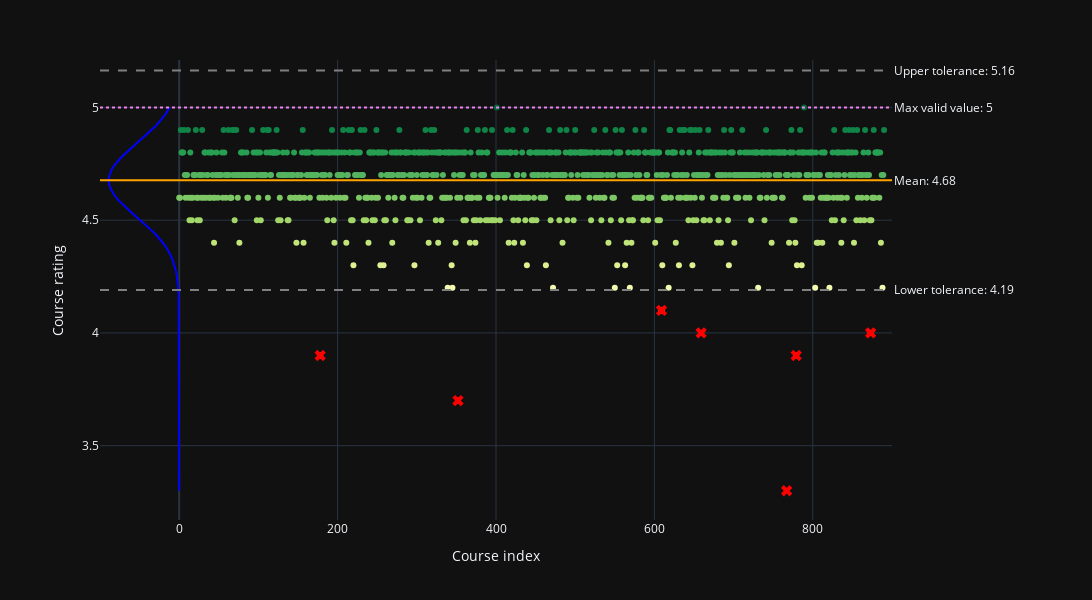
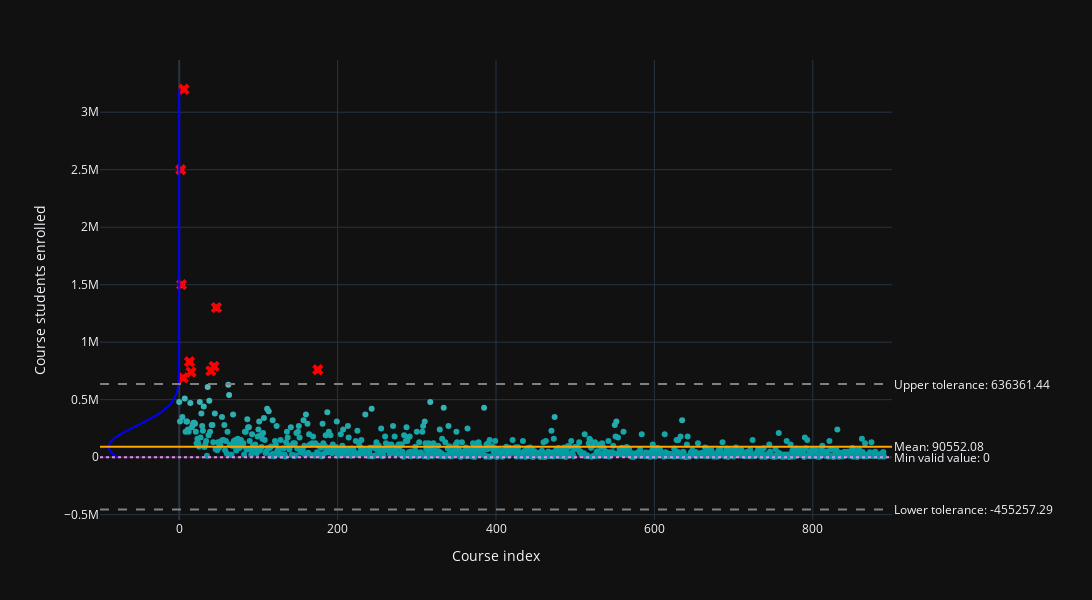

Notebook cell for these charts, in order:
### Markdown cell above
Creating scatter plots for visualization of the values, the outliers and the tolerance zone for each feature that has outliers.

### Code cell
columns_to_keep = ~lim.all()

to_plot = data[num_cols].loc[:, columns_to_keep]
        
for feature in to_plot:
    fig = scatter_plotly(dataframe=to_plot, x= to_plot.index, y = feature, outlier=outlier_df, feature=feature)
    #manual modifications based on the features' nature
    if feature == 'course_rating':
        fig.add_hline(y=5.0, line_color ='violet', line_width =2, line_dash= 'dot', annotation_text = 'Max valid value: 5', annotation_position = 'right')
        fig.show()
    elif feature == 'course_students_enrolled':
        fig.update_layout(coloraxis_colorscale = 'Tropic')
        fig.add_hline(y=0.0, line_color ='violet', line_width =2, line_dash= 'dot', annotation_text = 'Min valid value: 0', annotation_position = 'right')    
        fig.show()

### Figure 1 — Plotly figure (JSON) as saved in the notebook; plotly's stock layout.template omitted (floating-point values rounded to 4 significant figures; data arrays with more than 128 entries replaced by an {"elided": "..."} marker saying what was removed)
{"data": [{"hovertemplate": "index=%{x}<br>course_rating=%{marker.color}<extra></extra>", "legendgroup": "", "marker": {"color": {"elided": "891 float values"}, "coloraxis": "coloraxis", "symbol": "circle"}, "mode": "markers", "name": "", "orientation": "v", "showlegend": false, "type": "scatter", "x": {"elided": "891 int values"}, "xaxis": "x", "y": {"elided": "891 float values"}, "yaxis": "y"}, {"hoverinfo": "skip", "marker": {"color": "red", "size": 10, "symbol": "x"}, "mode": "markers", "name": "Outlier", "type": "scatter", "x": [178, 352, 609, 659, 767, 779, 873], "y": [3.9, 3.7, 4.1, 4, 3.3, 3.9, 4]}, {"hoverinfo": "skip", "line": {"color": "blue"}, "mode": "lines", "name": "Normal Distribution", "showlegend": false, "type": "scatter", "x": [-1.98e-14, -4.836e-14, -1.168e-13, -2.79e-13, -6.59e-13, -1.539e-12, -3.555e-12, -8.119e-12, -1.834e-11, -4.095e-11, -9.043e-11, -1.975e-10, -4.264e-10, -9.106e-10, -1.923e-09, -4.015e-09, -8.29e-09, -1.693e-08, -3.418e-08, -6.824e-08, -1.347e-07, -2.63e-07, -5.078e-07, -9.693e-07, -1.83e-06, -3.416e-06, -6.306e-06, -1.151e-05, -2.078e-05, -3.708e-05, -6.545e-05, -0.0001142, -0.0001972, -0.0003365, -0.0005679, -0.0009478, -0.001564, -0.002552, -0.004119, -0.006573, -0.01037, -0.01618, -0.02497, -0.0381, -0.05748, -0.08577, -0.1265, -0.1846, -0.2663, -0.3799, -0.536, -0.7477, -1.031, -1.407, -1.898, -2.531, -3.338, -4.354, -5.616, -7.162, -9.033, -11.26, -13.89, -16.94, -20.43, -24.36, -28.73, -33.49, -38.62, -44.04, -49.65, -55.35, -61.03, -66.53, -71.73, -76.47, -80.61, -84.03, -86.62, -88.3, -89, -88.71, -87.44, -85.22, -82.14, -78.28, -73.77, -68.75, -63.36, -57.74, -52.03, -46.36, -40.86, -35.6, -30.67, -26.14, -22.02, -18.35, -15.12, -12.31], "y": [3.3, 3.317, 3.334, 3.352, 3.369, 3.386, 3.403, 3.42, 3.437, 3.455, 3.472, 3.489, 3.506, 3.523, 3.54, 3.558, 3.575, 3.592, 3.609, 3.626, 3.643, 3.661, 3.678, 3.695, 3.712, 3.729, 3.746, 3.764, 3.781, 3.798, 3.815, 3.832, 3.849, 3.867, 3.884, 3.901, 3.918, 3.935, 3.953, 3.97, 3.987, 4.004, 4.021, 4.038, 4.056, 4.073, 4.09, 4.107, 4.124, 4.141, 4.159, 4.176, 4.193, 4.21, 4.227, 4.244, 4.262, 4.279, 4.296, 4.313, 4.33, 4.347, 4.365, 4.382, 4.399, 4.416, 4.433, 4.451, 4.468, 4.485, 4.502, 4.519, 4.536, 4.554, 4.571, 4.588, 4.605, 4.622, 4.639, 4.657, 4.674, 4.691, 4.708, 4.725, 4.742, 4.76, 4.777, 4.794, 4.811, 4.828, 4.845, 4.863, 4.88, 4.897, 4.914, 4.931, 4.948, 4.966, 4.983, 5]}], "layout": {"annotations": [{"showarrow": false, "text": "Mean: 4.68", "x": 1, "xanchor": "left", "xref": "x domain", "y": 4.677, "yanchor": "middle", "yref": "y"}, {"showarrow": false, "text": "Lower tolerance: 4.19", "x": 1, "xanchor": "left", "xref": "x domain", "y": 4.191, "yanchor": "middle", "yref": "y"}, {"showarrow": false, "text": "Upper tolerance: 5.16", "x": 1, "xanchor": "left", "xref": "x domain", "y": 5.164, "yanchor": "middle", "yref": "y"}, {"showarrow": false, "text": "Max valid value: 5", "x": 1, "xanchor": "left", "xref": "x domain", "y": 5, "yanchor": "middle", "yref": "y"}], "coloraxis": {"colorbar": {"title": {"text": "course_rating"}}, "colorscale": [[0, "rgb(165,0,38)"], [0.1, "rgb(215,48,39)"], [0.2, "rgb(244,109,67)"], [0.3, "rgb(253,174,97)"], [0.4, "rgb(254,224,139)"], [0.5, "rgb(255,255,191)"], [0.6, "rgb(217,239,139)"], [0.7, "rgb(166,217,106)"], [0.8, "rgb(102,189,99)"], [0.9, "rgb(26,152,80)"], [1, "rgb(0,104,55)"]], "showscale": false}, "height": 600, "legend": {"tracegroupgap": 0}, "margin": {"l": 100, "r": 200, "t": 60}, "shapes": [{"line": {"color": "orange"}, "type": "line", "x0": 0, "x1": 1, "xref": "x domain", "y0": 4.677, "y1": 4.677, "yref": "y"}, {"line": {"color": "grey", "dash": "dash"}, "type": "line", "x0": 0, "x1": 1, "xref": "x domain", "y0": 4.191, "y1": 4.191, "yref": "y"}, {"line": {"color": "grey", "dash": "dash"}, "type": "line", "x0": 0, "x1": 1, "xref": "x domain", "y0": 5.164, "y1": 5.164, "yref": "y"}, {"line": {"color": "violet", "dash": "dot", "width": 2}, "type": "line", "x0": 0, "x1": 1, "xref": "x domain", "y0": 5, "y1": 5, "yref": "y"}], "showlegend": false, "width": 1200, "xaxis": {"anchor": "y", "domain": [0, 1], "range": [-100, 900], "title": {"text": "Course index"}}, "yaxis": {"anchor": "x", "domain": [0, 1], "ticklabelposition": "outside left", "title": {"text": "Course rating"}}}}

### Figure 2 — Plotly figure (JSON) as saved in the notebook; plotly's stock layout.template omitted (floating-point values rounded to 4 significant figures; data arrays with more than 128 entries replaced by an {"elided": "..."} marker saying what was removed)
{"data": [{"hovertemplate": "index=%{x}<br>course_students_enrolled=%{marker.color}<extra></extra>", "legendgroup": "", "marker": {"color": {"elided": "891 int values"}, "coloraxis": "coloraxis", "symbol": "circle"}, "mode": "markers", "name": "", "orientation": "v", "showlegend": false, "type": "scatter", "x": {"elided": "891 int values"}, "xaxis": "x", "y": {"elided": "891 int values"}, "yaxis": "y"}, {"hoverinfo": "skip", "marker": {"color": "red", "size": 10, "symbol": "x"}, "mode": "markers", "name": "Outlier", "type": "scatter", "x": [2, 3, 5, 6, 13, 15, 40, 44, 47, 175], "y": [2500000, 1500000, 690000, 3200000, 830000, 740000, 750000, 790000, 1300000, 760000]}, {"hoverinfo": "skip", "line": {"color": "blue"}, "mode": "lines", "name": "Normal Distribution", "showlegend": false, "type": "scatter", "x": [-79.03, -84.85, -88.28, -89, -86.94, -82.29, -75.47, -67.06, -57.75, -48.18, -38.95, -30.51, -23.16, -17.03, -12.14, -8.381, -5.607, -3.635, -2.284, -1.39, -0.8198, -0.4685, -0.2594, -0.1392, -0.07237, -0.03645, -0.01779, -0.008416, -0.003857, -0.001713, -0.0007369, -0.0003072, -0.0001241, -4.858e-05, -1.843e-05, -6.771e-06, -2.411e-06, -8.32e-07, -2.782e-07, -9.011e-08, -2.829e-08, -8.604e-09, -2.536e-09, -7.241e-10, -2.004e-10, -5.372e-11, -1.395e-11, -3.513e-12, -8.568e-13, -2.025e-13, -4.637e-14, -1.029e-14, -2.212e-15, -4.609e-16, -9.304e-17, -1.82e-17, -3.449e-18, -6.334e-19, -1.127e-19, -1.943e-20, -3.246e-21, -5.255e-22, -8.243e-23, -1.253e-23, -1.845e-24, -2.633e-25, -3.64e-26, -4.877e-27, -6.331e-28, -7.963e-29, -9.706e-30, -1.146e-30, -1.312e-31, -1.454e-32, -1.562e-33, -1.627e-34, -1.641e-35, -1.604e-36, -1.519e-37, -1.394e-38, -1.239e-39, -1.068e-40, -8.913e-42, -7.21e-43, -5.651e-44, -4.292e-45, -3.158e-46, -2.252e-47, -1.556e-48, -1.042e-49, -6.757e-51, -4.247e-52, -2.586e-53, -1.526e-54, -8.728e-56, -4.836e-57, -2.596e-58, -1.35e-59, -6.807e-61, -3.325e-62], "y": [1500, 33810.0, 66120.0, 98420.0, 130700.0, 163000.0, 195300.0, 227700.0, 260000.0, 292300.0, 324600.0, 356900.0, 389200.0, 421500.0, 453800.0, 486100.0, 518400.0, 550700.0, 583000.0, 615400.0, 647700.0, 680000.0, 712300.0, 744600.0, 776900.0, 809200.0, 841500.0, 873800.0, 906100.0, 938400.0, 970700.0, 1003000.0, 1035000.0, 1068000.0, 1100000.0, 1132000.0, 1165000.0, 1197000.0, 1229000.0, 1262000.0, 1294000.0, 1326000.0, 1358000.0, 1391000.0, 1423000.0, 1455000.0, 1488000.0, 1520000.0, 1552000.0, 1585000.0, 1617000.0, 1649000.0, 1682000.0, 1714000.0, 1746000.0, 1778000.0, 1811000.0, 1843000.0, 1875000.0, 1908000.0, 1940000.0, 1972000.0, 2005000.0, 2037000.0, 2069000.0, 2102000.0, 2134000.0, 2166000.0, 2198000.0, 2231000.0, 2263000.0, 2295000.0, 2328000.0, 2360000.0, 2392000.0, 2425000.0, 2457000.0, 2489000.0, 2522000.0, 2554000.0, 2586000.0, 2618000.0, 2651000.0, 2683000.0, 2715000.0, 2748000.0, 2780000.0, 2812000.0, 2845000.0, 2877000.0, 2909000.0, 2942000.0, 2974000.0, 3006000.0, 3038000.0, 3071000.0, 3103000.0, 3135000.0, 3168000.0, 3200000]}], "layout": {"annotations": [{"showarrow": false, "text": "Mean: 90552.08", "x": 1, "xanchor": "left", "xref": "x domain", "y": 90550.0, "yanchor": "middle", "yref": "y"}, {"showarrow": false, "text": "Lower tolerance: -455257.29", "x": 1, "xanchor": "left", "xref": "x domain", "y": -455300.0, "yanchor": "middle", "yref": "y"}, {"showarrow": false, "text": "Upper tolerance: 636361.44", "x": 1, "xanchor": "left", "xref": "x domain", "y": 636400.0, "yanchor": "middle", "yref": "y"}, {"showarrow": false, "text": "Min valid value: 0", "x": 1, "xanchor": "left", "xref": "x domain", "y": 0, "yanchor": "middle", "yref": "y"}], "coloraxis": {"colorbar": {"title": {"text": "course_students_enrolled"}}, "colorscale": [[0, "rgb(0, 155, 158)"], [0.1667, "rgb(66, 183, 185)"], [0.3333, "rgb(167, 211, 212)"], [0.5, "rgb(241, 241, 241)"], [0.6667, "rgb(228, 193, 217)"], [0.8333, "rgb(214, 145, 193)"], [1, "rgb(199, 93, 171)"]], "showscale": false}, "height": 600, "legend": {"tracegroupgap": 0}, "margin": {"l": 100, "r": 200, "t": 60}, "shapes": [{"line": {"color": "orange"}, "type": "line", "x0": 0, "x1": 1, "xref": "x domain", "y0": 90550.0, "y1": 90550.0, "yref": "y"}, {"line": {"color": "grey", "dash": "dash"}, "type": "line", "x0": 0, "x1": 1, "xref": "x domain", "y0": -455300.0, "y1": -455300.0, "yref": "y"}, {"line": {"color": "grey", "dash": "dash"}, "type": "line", "x0": 0, "x1": 1, "xref": "x domain", "y0": 636400.0, "y1": 636400.0, "yref": "y"}, {"line": {"color": "violet", "dash": "dot", "width": 2}, "type": "line", "x0": 0, "x1": 1, "xref": "x domain", "y0": 0, "y1": 0, "yref": "y"}], "showlegend": false, "width": 1200, "xaxis": {"anchor": "y", "domain": [0, 1], "range": [-100, 900], "title": {"text": "Course index"}}, "yaxis": {"anchor": "x", "domain": [0, 1], "ticklabelposition": "outside left", "title": {"text": "Course students enrolled"}}}}
